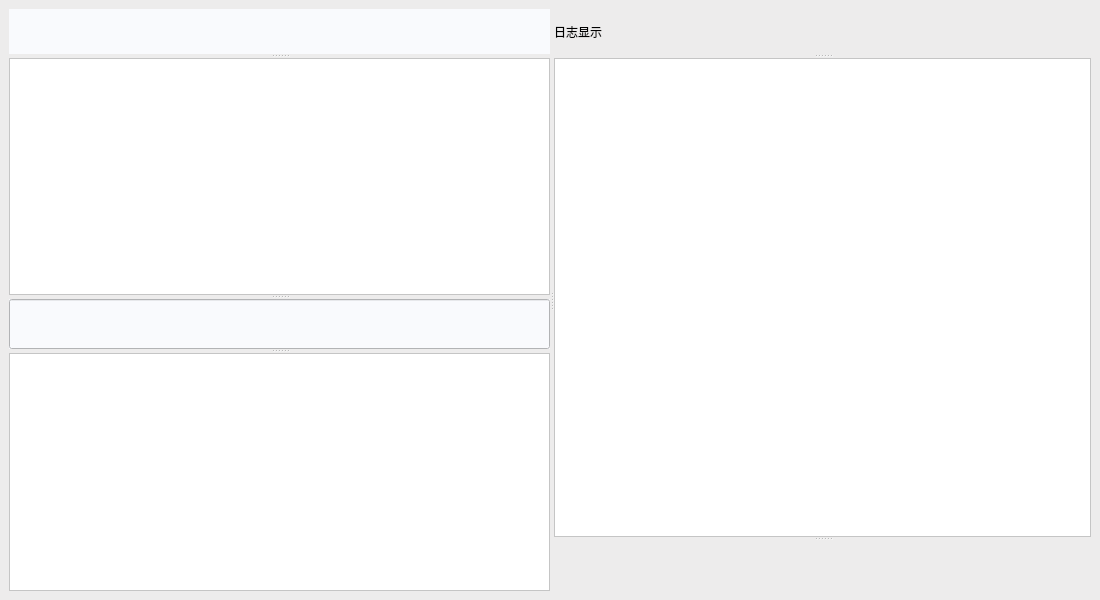
<?xml version="1.0" encoding="UTF-8"?>
<ui version="4.0">
 <class>MonkeyWidget</class>
 <widget class="QMainWindow" name="MonkeyWidget">
  <property name="geometry">
   <rect>
    <x>0</x>
    <y>0</y>
    <width>1100</width>
    <height>600</height>
   </rect>
  </property>
  <property name="windowTitle">
   <string>MainWindow</string>
  </property>
  <property name="styleSheet">
   <string notr="true">background-color: rgb(237, 236, 236);</string>
  </property>
  <widget class="QWidget" name="centralwidget">
   <layout class="QGridLayout" name="gridLayout_3">
    <item row="0" column="0">
     <widget class="QSplitter" name="splitter_3">
      <property name="orientation">
       <enum>Qt::Horizontal</enum>
      </property>
      <widget class="QSplitter" name="splitter">
       <property name="orientation">
        <enum>Qt::Vertical</enum>
       </property>
       <widget class="QWidget" name="widget_2" native="true">
        <property name="maximumSize">
         <size>
          <width>16777215</width>
          <height>50</height>
         </size>
        </property>
        <property name="styleSheet">
         <string notr="true">background-color: #f9fafd;</string>
        </property>
        <layout class="QGridLayout" name="gridLayout_2">
         <item row="0" column="0">
          <widget class="QPushButton" name="equipBtn">
           <property name="sizePolicy">
            <sizepolicy hsizetype="Expanding" vsizetype="Fixed">
             <horstretch>0</horstretch>
             <verstretch>0</verstretch>
            </sizepolicy>
           </property>
           <property name="minimumSize">
            <size>
             <width>258</width>
             <height>36</height>
            </size>
           </property>
           <property name="maximumSize">
            <size>
             <width>258</width>
             <height>36</height>
            </size>
           </property>
           <property name="styleSheet">
            <string notr="true">border:none;
border-color: rgb(252, 252, 252);
border-style: flat;</string>
           </property>
           <property name="text">
            <string/>
           </property>
           <property name="icon">
            <iconset resource="../../qrc/princekin.qrc">
             <normaloff>:/equipbtn.png</normaloff>:/equipbtn.png</iconset>
           </property>
           <property name="iconSize">
            <size>
             <width>258</width>
             <height>36</height>
            </size>
           </property>
          </widget>
         </item>
        </layout>
       </widget>
       <widget class="QListView" name="equipListView">
        <property name="sizePolicy">
         <sizepolicy hsizetype="Expanding" vsizetype="Expanding">
          <horstretch>0</horstretch>
          <verstretch>0</verstretch>
         </sizepolicy>
        </property>
        <property name="styleSheet">
         <string notr="true">background-color: rgb(255, 255, 255);</string>
        </property>
        <property name="editTriggers">
         <set>QAbstractItemView::EditKeyPressed</set>
        </property>
       </widget>
       <widget class="QWidget" name="widget_3" native="true">
        <property name="sizePolicy">
         <sizepolicy hsizetype="Preferred" vsizetype="Fixed">
          <horstretch>0</horstretch>
          <verstretch>0</verstretch>
         </sizepolicy>
        </property>
        <property name="minimumSize">
         <size>
          <width>0</width>
          <height>50</height>
         </size>
        </property>
        <property name="maximumSize">
         <size>
          <width>16777215</width>
          <height>50</height>
         </size>
        </property>
        <property name="styleSheet">
         <string notr="true">background-color:#f9fafd;</string>
        </property>
        <layout class="QGridLayout" name="gridLayout_4">
         <item row="0" column="0">
          <widget class="QLineEdit" name="packageLineEdit">
           <property name="sizePolicy">
            <sizepolicy hsizetype="Expanding" vsizetype="Expanding">
             <horstretch>0</horstretch>
             <verstretch>0</verstretch>
            </sizepolicy>
           </property>
          </widget>
         </item>
        </layout>
       </widget>
       <widget class="QListView" name="packageListView">
        <property name="styleSheet">
         <string notr="true">background-color: rgb(255, 255, 255);</string>
        </property>
        <property name="editTriggers">
         <set>QAbstractItemView::EditKeyPressed</set>
        </property>
       </widget>
      </widget>
      <widget class="QSplitter" name="splitter_2">
       <property name="orientation">
        <enum>Qt::Vertical</enum>
       </property>
       <widget class="QLabel" name="label">
        <property name="text">
         <string>日志显示</string>
        </property>
       </widget>
       <widget class="QTextEdit" name="logTextEdit">
        <property name="styleSheet">
         <string notr="true">background-color: rgb(255, 255, 255);</string>
        </property>
       </widget>
       <widget class="QWidget" name="widget" native="true">
        <property name="maximumSize">
         <size>
          <width>16777215</width>
          <height>50</height>
         </size>
        </property>
        <property name="styleSheet">
         <string notr="true"/>
        </property>
        <layout class="QGridLayout" name="gridLayout">
         <item row="0" column="0">
          <layout class="QHBoxLayout" name="btnLayout">
           <property name="spacing">
            <number>15</number>
           </property>
           <item>
            <spacer name="horizontalSpacer">
             <property name="orientation">
              <enum>Qt::Horizontal</enum>
             </property>
             <property name="sizeHint" stdset="0">
              <size>
               <width>40</width>
               <height>20</height>
              </size>
             </property>
            </spacer>
           </item>
           <item>
            <widget class="QPushButton" name="startBtn">
             <property name="sizePolicy">
              <sizepolicy hsizetype="Expanding" vsizetype="Fixed">
               <horstretch>0</horstretch>
               <verstretch>0</verstretch>
              </sizepolicy>
             </property>
             <property name="maximumSize">
              <size>
               <width>150</width>
               <height>16777215</height>
              </size>
             </property>
             <property name="styleSheet">
              <string notr="true">border:none;
border-color: rgb(252, 252, 252);
border-style: flat;</string>
             </property>
             <property name="text">
              <string/>
             </property>
             <property name="icon">
              <iconset resource="../../qrc/princekin.qrc">
               <normaloff>:/start.png</normaloff>:/start.png</iconset>
             </property>
             <property name="iconSize">
              <size>
               <width>150</width>
               <height>36</height>
              </size>
             </property>
            </widget>
           </item>
           <item>
            <widget class="QPushButton" name="clearBtn">
             <property name="sizePolicy">
              <sizepolicy hsizetype="Expanding" vsizetype="Fixed">
               <horstretch>0</horstretch>
               <verstretch>0</verstretch>
              </sizepolicy>
             </property>
             <property name="maximumSize">
              <size>
               <width>150</width>
               <height>16777215</height>
              </size>
             </property>
             <property name="styleSheet">
              <string notr="true">border:none;
border-color: rgb(252, 252, 252);
border-style: flat;</string>
             </property>
             <property name="text">
              <string/>
             </property>
             <property name="icon">
              <iconset resource="../../qrc/princekin.qrc">
               <normaloff>:/clear.png</normaloff>:/clear.png</iconset>
             </property>
             <property name="iconSize">
              <size>
               <width>150</width>
               <height>36</height>
              </size>
             </property>
            </widget>
           </item>
           <item>
            <widget class="QPushButton" name="detailReportBtn">
             <property name="sizePolicy">
              <sizepolicy hsizetype="Expanding" vsizetype="Fixed">
               <horstretch>0</horstretch>
               <verstretch>0</verstretch>
              </sizepolicy>
             </property>
             <property name="maximumSize">
              <size>
               <width>150</width>
               <height>16777215</height>
              </size>
             </property>
             <property name="styleSheet">
              <string notr="true">border:none;
border-color: rgb(252, 252, 252);
border-style: flat;</string>
             </property>
             <property name="locale">
              <locale language="Chinese" country="China"/>
             </property>
             <property name="text">
              <string/>
             </property>
             <property name="icon">
              <iconset resource="../../qrc/princekin.qrc">
               <normaloff>:/detailreport.png</normaloff>:/detailreport.png</iconset>
             </property>
             <property name="iconSize">
              <size>
               <width>150</width>
               <height>36</height>
              </size>
             </property>
            </widget>
           </item>
           <item>
            <spacer name="horizontalSpacer_2">
             <property name="orientation">
              <enum>Qt::Horizontal</enum>
             </property>
             <property name="sizeHint" stdset="0">
              <size>
               <width>40</width>
               <height>20</height>
              </size>
             </property>
            </spacer>
           </item>
          </layout>
         </item>
        </layout>
       </widget>
      </widget>
     </widget>
    </item>
   </layout>
  </widget>
  <widget class="QMenuBar" name="menubar">
   <property name="geometry">
    <rect>
     <x>0</x>
     <y>0</y>
     <width>1100</width>
     <height>23</height>
    </rect>
   </property>
  </widget>
 </widget>
 <resources>
  <include location="../../qrc/princekin.qrc"/>
 </resources>
 <connections/>
</ui>
